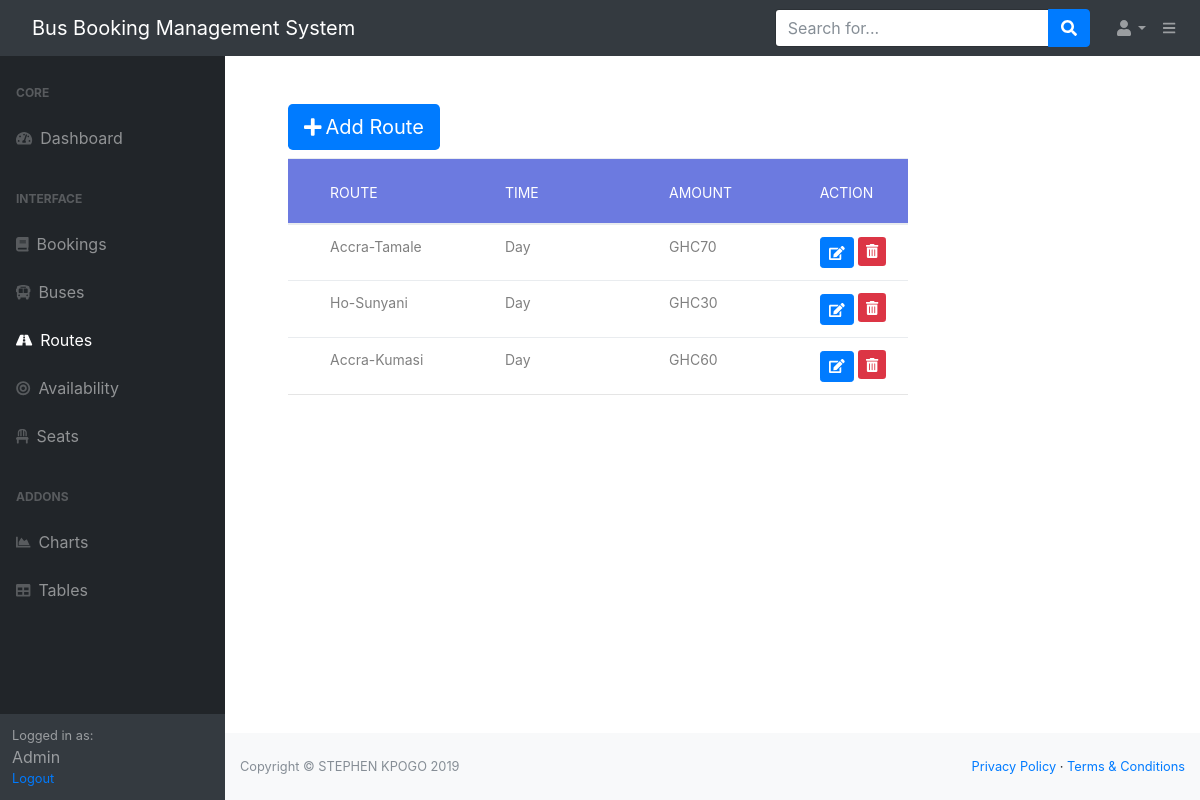
Before: /routes (signed in) with the older database file.
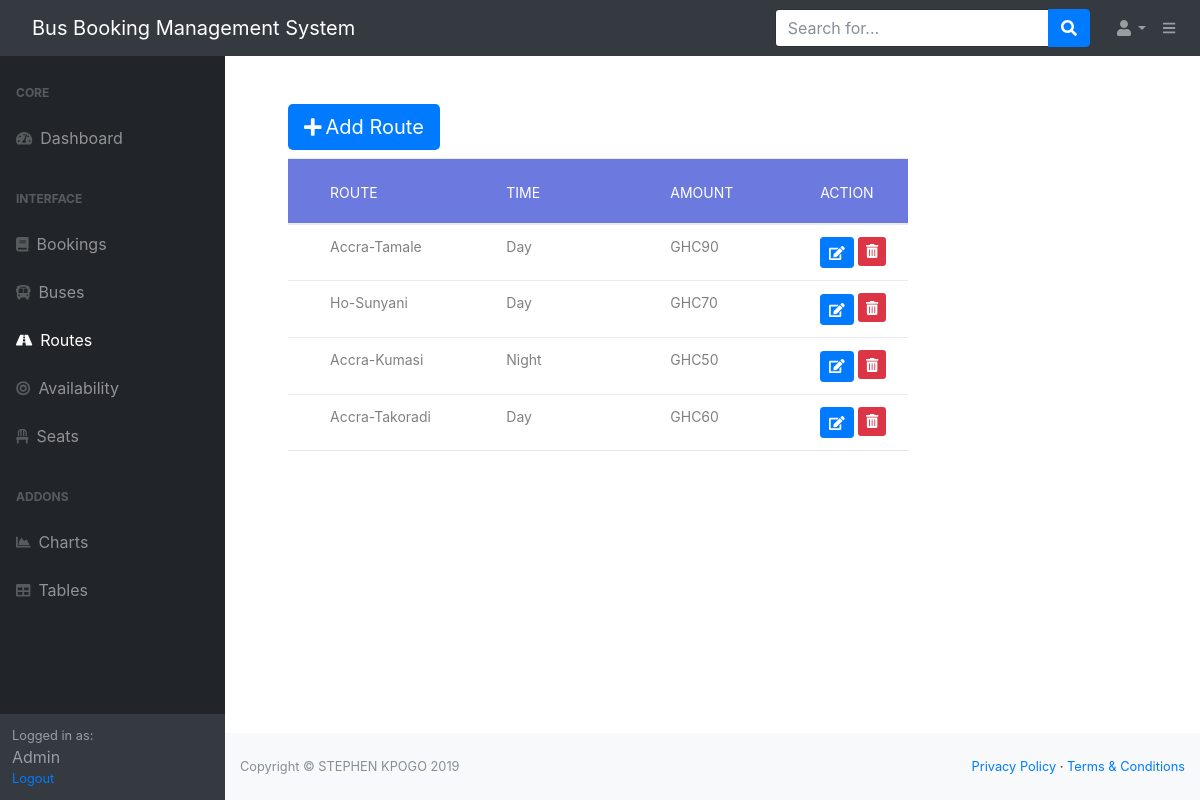
After: the same page with the newer database file.
### bbs/models.py (models this page shows, shortened)
class Route(db.Model):
    id = db.Column(db.Integer, primary_key=True)
    name = db.Column(db.String(60), nullable=False)
    time = db.Column(db.String(60), nullable=False)
    amount = db.Column(db.Integer(), nullable=False)
    availability = db.relationship('Availability', backref='route')
    booking = db.relationship('Booking', backref='route')

### bbs/admin/routes.py (the view)
@myadmin.route('/routes',methods=['GET','POST'])
@roles_required('admin')
def routes():
    routes = Route.query.all()
    form = AddRouteForm()
    if form.validate_on_submit():
        route = Route(name=form.name.data,time=form.time.data,amount=form.amount.data)
        db.session.add(route)
        db.session.commit()
        flash(f'Route {form.name.data} has been added','success')
        return redirect(url_for('myadmin.routes'))
    return render_template('/admin/routes.html',routes=routes,form=form)

### bbs/forms.py
class AddRouteForm(FlaskForm):
    name = StringField('Route Name', validators=[DataRequired(),Length(min=3,max=40)])
    time = SelectField('Time',choices=[('Day','Day'),('Night','Night')])
    amount = IntegerField('Amount',validators=[DataRequired()])
    submit = SubmitField('Add Route')

### bbs/templates/admin/routes.html (shortened to what this page needs)
{% extends "admin/admin_layout.html"%}
{% block content%}
<div class="table100 ver3 col-8 m-b-110 ml-5 mr-5 mt-5">
    <div class="mt-5 mb-2 ">
        <button type="button" class="btn-lg btn-primary" data-toggle="modal" data-target="#AddRouteModal"><i class="fas fa-plus mr-1"></i>Add Route</button>
     </div>
<table class="table table-hover">
  <thead>
    <tr class="row100 head">
      <th class="column100 column1" data-column="column2">Route</th>
      <th class="column100 column1" data-column="column2">Time</th>
      <th class="column100 column1" data-column="column2">Amount</th>
      <th class="column100 column8" data-column="column8">Action</th>
    </tr>
  </thead>
  <tbody>
    {% for route in routes%}
    <tr class="">
      <td class="column100 column1" data-column="column1">{{route.name}}</td>
      <td class="column100 column1" data-column="column1">{{route.time}}</td>
      <td class="column100 column1" data-column="column1">GHC{{route.amount}}</td>
     <td class="column100 column8" data-column="column8"><a class="btn btn-sm btn-primary" href="{{url_for('myadmin.edit_route',id=route.id)}}">
         <i class="fas fa-edit"></i></a>
      <a type="button" class="btn-sm btn-danger" href="{{url_for('myadmin.delete',id=route.id)}}"> <i class="fas fa-trash-alt"></i></a>
        </td>
        </tr>
    {% endfor %}
  </tbody>
</table>
</div>
{% endblock content%}

Changed rows visible on the page:
changed Route "Accra-Tamale": amount "70" → "90"
changed Route "Ho-Sunyani": amount "30" → "70"
changed Route "Accra-Kumasi": time "Day" → "Night"; amount "60" → "50"
added Route: name "Accra-Takoradi", time "Day", amount "60"
